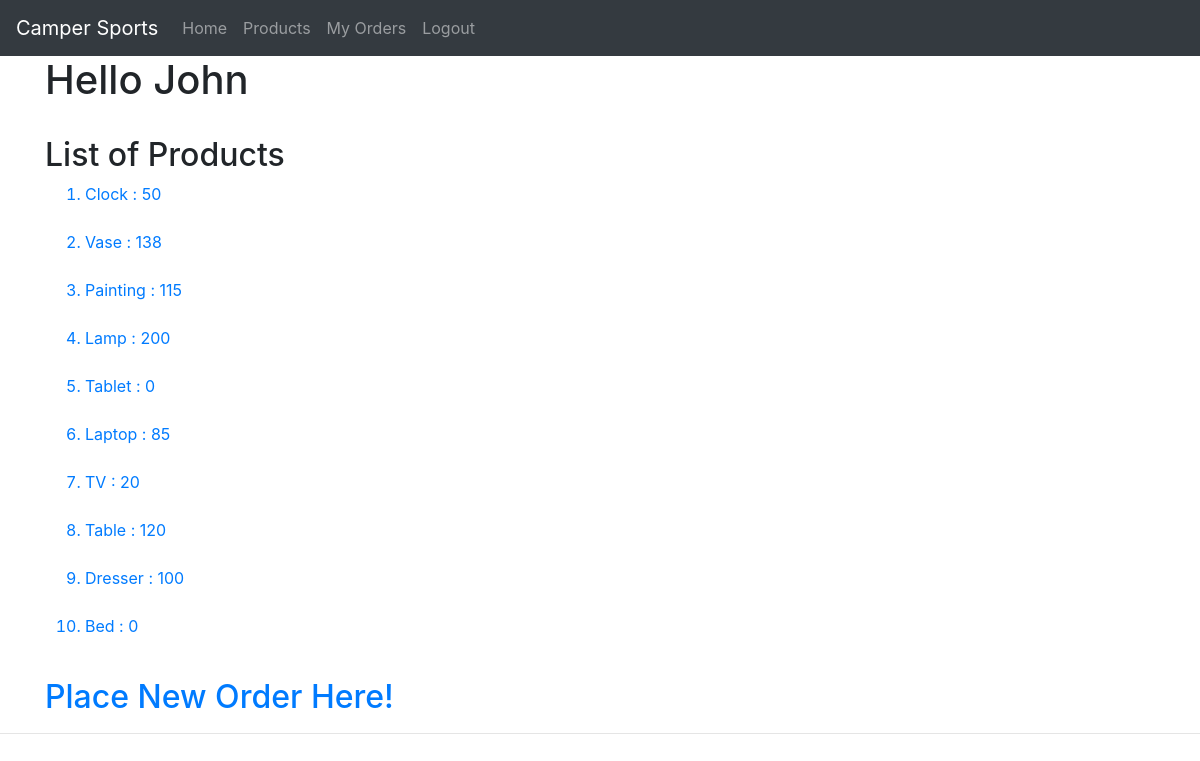
The app's page /myapp/products/ (signed in) with its own data.
### myapp/models.py (models this page shows, shortened)
class Product(models.Model):
    category = models.ForeignKey(Category, related_name='products', on_delete=models.CASCADE)
    name = models.CharField(max_length=200)
    price = models.DecimalField(max_digits=10, decimal_places=2)
    stock = models.PositiveIntegerField(default=100, validators=[validate_product_stock])
    available = models.BooleanField(default=True)
    description = models.TextField(max_length=500, blank=True, default='')
    interested = models.PositiveIntegerField(default=0)
    class Meta:
        ordering = ['id']

### myapp/views.py (the view)
# urls.py: path(r'products/', views.products, name='products'),
def products(request):
    prodlist = Product.objects.all().order_by('id')[:10]
    return render(request, 'myapp/products.html', {'prodlist': prodlist})

### templates/myapp/products.html (shortened to what this page needs)
<!DOCTYPE html>
<html>
<head>
</head>
<body>
	{% extends 'myapp/base.html' %} {% block body_block %}
	<br>
	<div class="container">
		{% if prodlist %}
		<h2>List of Products</h2>
		<ol>
			{% for prod in prodlist %}
			<a href="{{ prod.id}}"><li>{{ prod.name}} : {{ prod.stock}}</li></a>
			<br />{% endfor %}
		</ol>
		{% else %} <strong>There are no available categories!</strong> {% endif %}
		<a href="{% url 'myapp:place_order' %}">
		<h2>Place New Order Here!</h2></a>
	</div>
	{% endblock %}

### templates/myapp/base.html (shortened to what this page needs)
<!DOCTYPE html>
{% load staticfiles %}
<html>
<head>
<link rel="stylesheet" type="text/css"
	href="{% static 'myapp/style.css' %}" />
<link rel="stylesheet"
	href="https://stackpath.bootstrapcdn.com/bootstrap/4.3.1/css/bootstrap.min.css"
>
</head>
<body>
	{% if user.is_authenticated %}
	<div>
		<nav class="navbar navbar-expand-lg navbar-dark bg-dark">
			<a class="navbar-brand" href="#">Camper Sports</a>
			<div class="collapse navbar-collapse" id="navbarNavDropdown">
				<ul class="navbar-nav">
					<li class="nav-item"><a class="nav-link"
						href="{% url 'myapp:index' %}"> Home</a></li>
					<li class="nav-item"><a class="nav-link"
						href="{% url 'myapp:products' %}"> Products</a></li>
					<li class="nav-item"><a class="nav-link"
						href="{% url 'myapp:my_order' %}"> My Orders</a></li>
					<li class="nav-item"><a class="nav-link"
						href="{% url 'myapp:logout' %}"> Logout</a></li>
				</ul>
			</div>
		</nav>
		<h1 class="container">{% block myhdg %}Hello {{ user.first_name }} {% endblock %}</h1>
		{% block body_block %} *** {% endblock %}
	</div>
	<hr />
	{% endif %}
</body>
</html>

### records on screen
Product: name "Clock", stock "50"
Product: name "Vase", stock "138"
Product: name "Painting", stock "115"
Product: name "Lamp", stock "200"
Product: name "Tablet", stock "0"
Product: name "Laptop", stock "85"
Product: name "TV", stock "20"
Product: name "Table", stock "120"
Product: name "Dresser", stock "100"
Product: name "Bed", stock "0"

### other values on screen
{{ user.first_name }} "John"
